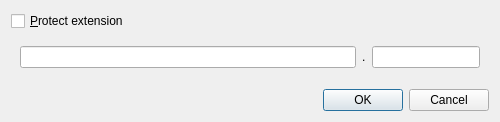
<?xml version="1.0" encoding="UTF-8"?>
<ui version="4.0">
 <class>RenameDialog</class>
 <widget class="QDialog" name="RenameDialog">
  <property name="geometry">
   <rect>
    <x>0</x>
    <y>0</y>
    <width>500</width>
    <height>122</height>
   </rect>
  </property>
  <property name="windowTitle">
   <string>Rename</string>
  </property>
  <layout class="QVBoxLayout" name="verticalLayout">
   <item>
    <widget class="QCheckBox" name="checkBox_protect_suffix">
     <property name="focusPolicy">
      <enum>Qt::StrongFocus</enum>
     </property>
     <property name="text">
      <string>&amp;Protect extension</string>
     </property>
    </widget>
   </item>
   <item>
    <widget class="QStackedWidget" name="stackedWidget">
     <property name="currentIndex">
      <number>1</number>
     </property>
     <widget class="QWidget" name="page_entire">
      <layout class="QHBoxLayout" name="horizontalLayout_2">
       <item>
        <widget class="QLineEdit" name="lineEdit_entirename"/>
       </item>
      </layout>
     </widget>
     <widget class="QWidget" name="page_protect_extension">
      <layout class="QHBoxLayout" name="horizontalLayout">
       <item>
        <widget class="QLineEdit" name="lineEdit_basename"/>
       </item>
       <item>
        <widget class="QLabel" name="label">
         <property name="text">
          <string>.</string>
         </property>
        </widget>
       </item>
       <item>
        <widget class="QLineEdit" name="lineEdit_suffix">
         <property name="sizePolicy">
          <sizepolicy hsizetype="Minimum" vsizetype="Fixed">
           <horstretch>0</horstretch>
           <verstretch>0</verstretch>
          </sizepolicy>
         </property>
        </widget>
       </item>
      </layout>
     </widget>
    </widget>
   </item>
   <item>
    <spacer name="verticalSpacer">
     <property name="orientation">
      <enum>Qt::Vertical</enum>
     </property>
     <property name="sizeHint" stdset="0">
      <size>
       <width>20</width>
       <height>16</height>
      </size>
     </property>
    </spacer>
   </item>
   <item>
    <layout class="QHBoxLayout" name="horizontalLayout_3">
     <item>
      <spacer name="horizontalSpacer">
       <property name="orientation">
        <enum>Qt::Horizontal</enum>
       </property>
       <property name="sizeHint" stdset="0">
        <size>
         <width>40</width>
         <height>20</height>
        </size>
       </property>
      </spacer>
     </item>
     <item>
      <widget class="QPushButton" name="pushButton">
       <property name="text">
        <string>OK</string>
       </property>
       <property name="default">
        <bool>true</bool>
       </property>
      </widget>
     </item>
     <item>
      <widget class="QPushButton" name="pushButton_2">
       <property name="text">
        <string>Cancel</string>
       </property>
      </widget>
     </item>
    </layout>
   </item>
  </layout>
 </widget>
 <tabstops>
  <tabstop>checkBox_protect_suffix</tabstop>
  <tabstop>lineEdit_basename</tabstop>
  <tabstop>lineEdit_suffix</tabstop>
  <tabstop>lineEdit_entirename</tabstop>
  <tabstop>pushButton</tabstop>
  <tabstop>pushButton_2</tabstop>
 </tabstops>
 <resources/>
 <connections>
  <connection>
   <sender>pushButton</sender>
   <signal>clicked()</signal>
   <receiver>RenameDialog</receiver>
   <slot>accept()</slot>
   <hints>
    <hint type="sourcelabel">
     <x>344</x>
     <y>101</y>
    </hint>
    <hint type="destinationlabel">
     <x>310</x>
     <y>96</y>
    </hint>
   </hints>
  </connection>
  <connection>
   <sender>pushButton_2</sender>
   <signal>clicked()</signal>
   <receiver>RenameDialog</receiver>
   <slot>reject()</slot>
   <hints>
    <hint type="sourcelabel">
     <x>470</x>
     <y>100</y>
    </hint>
    <hint type="destinationlabel">
     <x>494</x>
     <y>102</y>
    </hint>
   </hints>
  </connection>
 </connections>
</ui>
